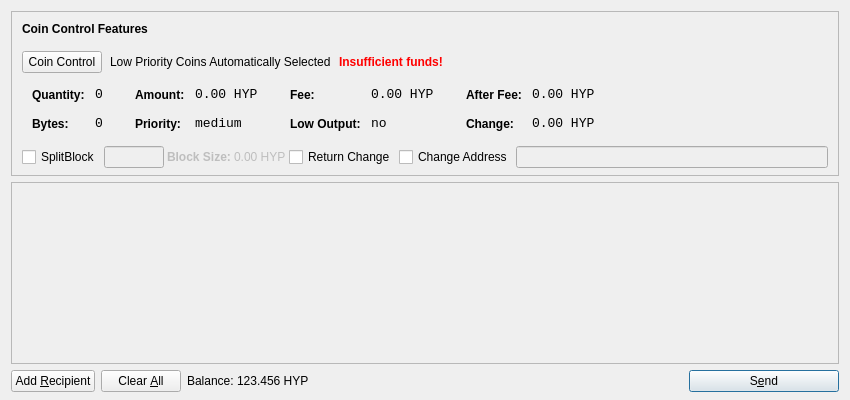
<?xml version="1.0" encoding="UTF-8"?>
<ui version="4.0">
 <class>SendCoinsDialog</class>
 <widget class="QDialog" name="SendCoinsDialog">
  <property name="geometry">
   <rect>
    <x>0</x>
    <y>0</y>
    <width>850</width>
    <height>400</height>
   </rect>
  </property>
  <property name="windowTitle">
   <string>Send Coins</string>
  </property>
  <layout class="QVBoxLayout" name="verticalLayout" stretch="0,1,0">
   <property name="bottomMargin">
    <number>8</number>
   </property>
   <item>
    <widget class="QFrame" name="frameCoinControl">
     <property name="sizePolicy">
      <sizepolicy hsizetype="Expanding" vsizetype="Expanding">
       <horstretch>0</horstretch>
       <verstretch>0</verstretch>
      </sizepolicy>
     </property>
     <property name="maximumSize">
      <size>
       <width>16777215</width>
       <height>16777215</height>
      </size>
     </property>
     <property name="frameShape">
      <enum>QFrame::StyledPanel</enum>
     </property>
     <property name="frameShadow">
      <enum>QFrame::Sunken</enum>
     </property>
     <layout class="QVBoxLayout" name="verticalLayoutCoinControl2">
      <property name="spacing">
       <number>6</number>
      </property>
      <property name="leftMargin">
       <number>0</number>
      </property>
      <property name="topMargin">
       <number>0</number>
      </property>
      <property name="rightMargin">
       <number>0</number>
      </property>
      <property name="bottomMargin">
       <number>6</number>
      </property>
      <item>
       <layout class="QVBoxLayout" name="verticalLayoutCoinControl" stretch="0,0,0,0,1">
        <property name="spacing">
         <number>0</number>
        </property>
        <property name="leftMargin">
         <number>10</number>
        </property>
        <property name="topMargin">
         <number>10</number>
        </property>
        <item>
         <layout class="QHBoxLayout" name="horizontalLayoutCoinControl1">
          <property name="bottomMargin">
           <number>15</number>
          </property>
          <item>
           <widget class="QLabel" name="labelCoinControlFeatures">
            <property name="sizePolicy">
             <sizepolicy hsizetype="Preferred" vsizetype="Maximum">
              <horstretch>0</horstretch>
              <verstretch>0</verstretch>
             </sizepolicy>
            </property>
            <property name="font">
             <font>
              <weight>75</weight>
              <bold>true</bold>
             </font>
            </property>
            <property name="styleSheet">
             <string notr="true">font-weight:bold;</string>
            </property>
            <property name="text">
             <string>Coin Control Features</string>
            </property>
           </widget>
          </item>
         </layout>
        </item>
        <item>
         <layout class="QHBoxLayout" name="horizontalLayoutCoinControl2" stretch="0,0,0,0">
          <property name="spacing">
           <number>8</number>
          </property>
          <property name="bottomMargin">
           <number>10</number>
          </property>
          <item>
           <widget class="QPushButton" name="pushButtonCoinControl">
            <property name="styleSheet">
             <string notr="true"/>
            </property>
            <property name="text">
             <string>Coin Control</string>
            </property>
           </widget>
          </item>
          <item>
           <widget class="QLabel" name="labelCoinControlAutomaticallySelected">
            <property name="text">
             <string>Low Priority Coins Automatically Selected</string>
            </property>
            <property name="margin">
             <number>5</number>
            </property>
           </widget>
          </item>
          <item>
           <widget class="QLabel" name="labelCoinControlInsuffFunds">
            <property name="font">
             <font>
              <weight>75</weight>
              <bold>true</bold>
             </font>
            </property>
            <property name="styleSheet">
             <string notr="true">color:red;font-weight:bold;</string>
            </property>
            <property name="text">
             <string>Insufficient funds!</string>
            </property>
            <property name="margin">
             <number>5</number>
            </property>
           </widget>
          </item>
          <item>
           <spacer name="horizontalSpacerCoinControl">
            <property name="orientation">
             <enum>Qt::Horizontal</enum>
            </property>
            <property name="sizeHint" stdset="0">
             <size>
              <width>40</width>
              <height>1</height>
             </size>
            </property>
           </spacer>
          </item>
         </layout>
        </item>
        <item>
         <widget class="QWidget" name="widgetCoinControl" native="true">
          <property name="sizePolicy">
           <sizepolicy hsizetype="Preferred" vsizetype="Preferred">
            <horstretch>0</horstretch>
            <verstretch>0</verstretch>
           </sizepolicy>
          </property>
          <property name="minimumSize">
           <size>
            <width>0</width>
            <height>0</height>
           </size>
          </property>
          <property name="styleSheet">
           <string notr="true"/>
          </property>
          <layout class="QHBoxLayout" name="horizontalLayoutCoinControl5">
           <property name="leftMargin">
            <number>0</number>
           </property>
           <property name="topMargin">
            <number>0</number>
           </property>
           <property name="rightMargin">
            <number>0</number>
           </property>
           <property name="bottomMargin">
            <number>0</number>
           </property>
           <item>
            <layout class="QHBoxLayout" name="horizontalLayoutCoinControl3" stretch="0,0,0,1">
             <property name="spacing">
              <number>20</number>
             </property>
             <property name="topMargin">
              <number>0</number>
             </property>
             <property name="bottomMargin">
              <number>10</number>
             </property>
             <item>
              <layout class="QFormLayout" name="formLayoutCoinControl1">
               <property name="horizontalSpacing">
                <number>10</number>
               </property>
               <property name="verticalSpacing">
                <number>14</number>
               </property>
               <property name="leftMargin">
                <number>10</number>
               </property>
               <property name="topMargin">
                <number>4</number>
               </property>
               <property name="rightMargin">
                <number>6</number>
               </property>
               <item row="0" column="0">
                <widget class="QLabel" name="labelCoinControlQuantityText">
                 <property name="styleSheet">
                  <string notr="true">font-weight:bold;</string>
                 </property>
                 <property name="text">
                  <string>Quantity:</string>
                 </property>
                 <property name="margin">
                  <number>0</number>
                 </property>
                </widget>
               </item>
               <item row="0" column="1">
                <widget class="QLabel" name="labelCoinControlQuantity">
                 <property name="font">
                  <font>
                   <family>Monospace</family>
                   <pointsize>10</pointsize>
                  </font>
                 </property>
                 <property name="cursor">
                  <cursorShape>IBeamCursor</cursorShape>
                 </property>
                 <property name="contextMenuPolicy">
                  <enum>Qt::ActionsContextMenu</enum>
                 </property>
                 <property name="text">
                  <string>0</string>
                 </property>
                 <property name="margin">
                  <number>0</number>
                 </property>
                 <property name="textInteractionFlags">
                  <set>Qt::LinksAccessibleByMouse|Qt::TextSelectableByKeyboard|Qt::TextSelectableByMouse</set>
                 </property>
                </widget>
               </item>
               <item row="1" column="0">
                <widget class="QLabel" name="labelCoinControlBytesText">
                 <property name="styleSheet">
                  <string notr="true">font-weight:bold;</string>
                 </property>
                 <property name="text">
                  <string>Bytes:</string>
                 </property>
                </widget>
               </item>
               <item row="1" column="1">
                <widget class="QLabel" name="labelCoinControlBytes">
                 <property name="font">
                  <font>
                   <family>Monospace</family>
                   <pointsize>10</pointsize>
                  </font>
                 </property>
                 <property name="cursor">
                  <cursorShape>IBeamCursor</cursorShape>
                 </property>
                 <property name="contextMenuPolicy">
                  <enum>Qt::ActionsContextMenu</enum>
                 </property>
                 <property name="text">
                  <string>0</string>
                 </property>
                 <property name="textInteractionFlags">
                  <set>Qt::LinksAccessibleByMouse|Qt::TextSelectableByKeyboard|Qt::TextSelectableByMouse</set>
                 </property>
                </widget>
               </item>
              </layout>
             </item>
             <item>
              <layout class="QFormLayout" name="formLayoutCoinControl2">
               <property name="horizontalSpacing">
                <number>10</number>
               </property>
               <property name="verticalSpacing">
                <number>14</number>
               </property>
               <property name="leftMargin">
                <number>6</number>
               </property>
               <property name="topMargin">
                <number>4</number>
               </property>
               <property name="rightMargin">
                <number>6</number>
               </property>
               <item row="0" column="0">
                <widget class="QLabel" name="labelCoinControlAmountText">
                 <property name="styleSheet">
                  <string notr="true">font-weight:bold;</string>
                 </property>
                 <property name="text">
                  <string>Amount:</string>
                 </property>
                 <property name="margin">
                  <number>0</number>
                 </property>
                </widget>
               </item>
               <item row="0" column="1">
                <widget class="QLabel" name="labelCoinControlAmount">
                 <property name="font">
                  <font>
                   <family>Monospace</family>
                   <pointsize>10</pointsize>
                  </font>
                 </property>
                 <property name="cursor">
                  <cursorShape>IBeamCursor</cursorShape>
                 </property>
                 <property name="contextMenuPolicy">
                  <enum>Qt::ActionsContextMenu</enum>
                 </property>
                 <property name="text">
                  <string>0.00 HYP</string>
                 </property>
                 <property name="textInteractionFlags">
                  <set>Qt::LinksAccessibleByMouse|Qt::TextSelectableByKeyboard|Qt::TextSelectableByMouse</set>
                 </property>
                </widget>
               </item>
               <item row="1" column="0">
                <widget class="QLabel" name="labelCoinControlPriorityText">
                 <property name="styleSheet">
                  <string notr="true">font-weight:bold;</string>
                 </property>
                 <property name="text">
                  <string>Priority:</string>
                 </property>
                </widget>
               </item>
               <item row="1" column="1">
                <widget class="QLabel" name="labelCoinControlPriority">
                 <property name="font">
                  <font>
                   <family>Monospace</family>
                   <pointsize>10</pointsize>
                  </font>
                 </property>
                 <property name="cursor">
                  <cursorShape>IBeamCursor</cursorShape>
                 </property>
                 <property name="contextMenuPolicy">
                  <enum>Qt::ActionsContextMenu</enum>
                 </property>
                 <property name="text">
                  <string>medium</string>
                 </property>
                 <property name="textInteractionFlags">
                  <set>Qt::LinksAccessibleByMouse|Qt::TextSelectableByKeyboard|Qt::TextSelectableByMouse</set>
                 </property>
                </widget>
               </item>
              </layout>
             </item>
             <item>
              <layout class="QFormLayout" name="formLayoutCoinControl3">
               <property name="horizontalSpacing">
                <number>10</number>
               </property>
               <property name="verticalSpacing">
                <number>14</number>
               </property>
               <property name="leftMargin">
                <number>6</number>
               </property>
               <property name="topMargin">
                <number>4</number>
               </property>
               <property name="rightMargin">
                <number>6</number>
               </property>
               <item row="0" column="0">
                <widget class="QLabel" name="labelCoinControlFeeText">
                 <property name="styleSheet">
                  <string notr="true">font-weight:bold;</string>
                 </property>
                 <property name="text">
                  <string>Fee:</string>
                 </property>
                 <property name="margin">
                  <number>0</number>
                 </property>
                </widget>
               </item>
               <item row="0" column="1">
                <widget class="QLabel" name="labelCoinControlFee">
                 <property name="font">
                  <font>
                   <family>Monospace</family>
                   <pointsize>10</pointsize>
                  </font>
                 </property>
                 <property name="cursor">
                  <cursorShape>IBeamCursor</cursorShape>
                 </property>
                 <property name="contextMenuPolicy">
                  <enum>Qt::ActionsContextMenu</enum>
                 </property>
                 <property name="text">
                  <string>0.00 HYP</string>
                 </property>
                 <property name="textInteractionFlags">
                  <set>Qt::LinksAccessibleByMouse|Qt::TextSelectableByKeyboard|Qt::TextSelectableByMouse</set>
                 </property>
                </widget>
               </item>
               <item row="1" column="0">
                <widget class="QLabel" name="labelCoinControlLowOutputText">
                 <property name="styleSheet">
                  <string notr="true">font-weight:bold;</string>
                 </property>
                 <property name="text">
                  <string>Low Output:</string>
                 </property>
                </widget>
               </item>
               <item row="1" column="1">
                <widget class="QLabel" name="labelCoinControlLowOutput">
                 <property name="font">
                  <font>
                   <family>Monospace</family>
                   <pointsize>10</pointsize>
                  </font>
                 </property>
                 <property name="cursor">
                  <cursorShape>IBeamCursor</cursorShape>
                 </property>
                 <property name="contextMenuPolicy">
                  <enum>Qt::ActionsContextMenu</enum>
                 </property>
                 <property name="text">
                  <string>no</string>
                 </property>
                 <property name="textInteractionFlags">
                  <set>Qt::LinksAccessibleByMouse|Qt::TextSelectableByKeyboard|Qt::TextSelectableByMouse</set>
                 </property>
                </widget>
               </item>
              </layout>
             </item>
             <item>
              <layout class="QFormLayout" name="formLayoutCoinControl4">
               <property name="fieldGrowthPolicy">
                <enum>QFormLayout::AllNonFixedFieldsGrow</enum>
               </property>
               <property name="horizontalSpacing">
                <number>10</number>
               </property>
               <property name="verticalSpacing">
                <number>14</number>
               </property>
               <property name="leftMargin">
                <number>6</number>
               </property>
               <property name="topMargin">
                <number>4</number>
               </property>
               <property name="rightMargin">
                <number>6</number>
               </property>
               <item row="0" column="0">
                <widget class="QLabel" name="labelCoinControlAfterFeeText">
                 <property name="styleSheet">
                  <string notr="true">font-weight:bold;</string>
                 </property>
                 <property name="text">
                  <string>After Fee:</string>
                 </property>
                 <property name="margin">
                  <number>0</number>
                 </property>
                </widget>
               </item>
               <item row="0" column="1">
                <widget class="QLabel" name="labelCoinControlAfterFee">
                 <property name="font">
                  <font>
                   <family>Monospace</family>
                   <pointsize>10</pointsize>
                  </font>
                 </property>
                 <property name="cursor">
                  <cursorShape>IBeamCursor</cursorShape>
                 </property>
                 <property name="contextMenuPolicy">
                  <enum>Qt::ActionsContextMenu</enum>
                 </property>
                 <property name="text">
                  <string>0.00 HYP</string>
                 </property>
                 <property name="textInteractionFlags">
                  <set>Qt::LinksAccessibleByMouse|Qt::TextSelectableByKeyboard|Qt::TextSelectableByMouse</set>
                 </property>
                </widget>
               </item>
               <item row="1" column="0">
                <widget class="QLabel" name="labelCoinControlChangeText">
                 <property name="styleSheet">
                  <string notr="true">font-weight:bold;</string>
                 </property>
                 <property name="text">
                  <string>Change:</string>
                 </property>
                </widget>
               </item>
               <item row="1" column="1">
                <widget class="QLabel" name="labelCoinControlChange">
                 <property name="font">
                  <font>
                   <family>Monospace</family>
                   <pointsize>10</pointsize>
                  </font>
                 </property>
                 <property name="cursor">
                  <cursorShape>IBeamCursor</cursorShape>
                 </property>
                 <property name="contextMenuPolicy">
                  <enum>Qt::ActionsContextMenu</enum>
                 </property>
                 <property name="text">
                  <string>0.00 HYP</string>
                 </property>
                 <property name="textInteractionFlags">
                  <set>Qt::LinksAccessibleByMouse|Qt::TextSelectableByKeyboard|Qt::TextSelectableByMouse</set>
                 </property>
                </widget>
               </item>
              </layout>
             </item>
            </layout>
           </item>
          </layout>
         </widget>
        </item>
        <item>
         <layout class="QHBoxLayout" name="horizontalLayoutCoinControl4" stretch="0,0,0,0,0,0,0,0">
          <property name="spacing">
           <number>3</number>
          </property>
          <property name="sizeConstraint">
           <enum>QLayout::SetDefaultConstraint</enum>
          </property>
          <property name="topMargin">
           <number>5</number>
          </property>
          <property name="rightMargin">
           <number>0</number>
          </property>
          <item>
           <widget class="QCheckBox" name="splitBlockCheckBox">
            <property name="text">
             <string>SplitBlock</string>
            </property>
           </widget>
          </item>
          <item>
           <widget class="QLineEdit" name="splitBlockLineEdit">
            <property name="enabled">
             <bool>false</bool>
            </property>
            <property name="sizePolicy">
             <sizepolicy hsizetype="Fixed" vsizetype="Fixed">
              <horstretch>0</horstretch>
              <verstretch>0</verstretch>
             </sizepolicy>
            </property>
            <property name="maximumSize">
             <size>
              <width>60</width>
              <height>16777215</height>
             </size>
            </property>
           </widget>
          </item>
          <item>
           <widget class="QLabel" name="labelBlockSizeText">
            <property name="enabled">
             <bool>false</bool>
            </property>
            <property name="font">
             <font>
              <weight>75</weight>
              <bold>true</bold>
             </font>
            </property>
            <property name="text">
             <string>Block Size:</string>
            </property>
           </widget>
          </item>
          <item>
           <widget class="QLabel" name="labelBlockSize">
            <property name="enabled">
             <bool>false</bool>
            </property>
            <property name="text">
             <string>0.00 HYP</string>
            </property>
           </widget>
          </item>
          <item>
           <widget class="QCheckBox" name="returnChangeCheckBox">
            <property name="text">
             <string>Return Change</string>
            </property>
           </widget>
          </item>
          <item>
           <widget class="QCheckBox" name="checkBoxCoinControlChange">
            <property name="text">
             <string>Change Address</string>
            </property>
           </widget>
          </item>
          <item>
           <widget class="QLineEdit" name="lineEditCoinControlChange">
            <property name="enabled">
             <bool>false</bool>
            </property>
            <property name="sizePolicy">
             <sizepolicy hsizetype="Expanding" vsizetype="Fixed">
              <horstretch>0</horstretch>
              <verstretch>0</verstretch>
             </sizepolicy>
            </property>
           </widget>
          </item>
          <item>
           <widget class="QLabel" name="labelCoinControlChangeLabel">
            <property name="sizePolicy">
             <sizepolicy hsizetype="Preferred" vsizetype="Expanding">
              <horstretch>0</horstretch>
              <verstretch>0</verstretch>
             </sizepolicy>
            </property>
            <property name="minimumSize">
             <size>
              <width>0</width>
              <height>0</height>
             </size>
            </property>
            <property name="text">
             <string/>
            </property>
            <property name="margin">
             <number>3</number>
            </property>
           </widget>
          </item>
         </layout>
        </item>
        <item>
         <spacer name="verticalSpacerCoinControl">
          <property name="orientation">
           <enum>Qt::Vertical</enum>
          </property>
          <property name="sizeHint" stdset="0">
           <size>
            <width>800</width>
            <height>1</height>
           </size>
          </property>
         </spacer>
        </item>
       </layout>
      </item>
     </layout>
    </widget>
   </item>
   <item>
    <widget class="QScrollArea" name="scrollArea">
     <property name="widgetResizable">
      <bool>true</bool>
     </property>
     <widget class="QWidget" name="scrollAreaWidgetContents">
      <property name="geometry">
       <rect>
        <x>0</x>
        <y>0</y>
        <width>830</width>
        <height>156</height>
       </rect>
      </property>
      <layout class="QVBoxLayout" name="verticalLayout_2">
       <property name="leftMargin">
        <number>0</number>
       </property>
       <property name="topMargin">
        <number>0</number>
       </property>
       <property name="rightMargin">
        <number>0</number>
       </property>
       <property name="bottomMargin">
        <number>0</number>
       </property>
       <item>
        <layout class="QVBoxLayout" name="entries">
         <property name="spacing">
          <number>6</number>
         </property>
        </layout>
       </item>
       <item>
        <spacer name="verticalSpacer">
         <property name="orientation">
          <enum>Qt::Vertical</enum>
         </property>
         <property name="sizeHint" stdset="0">
          <size>
           <width>20</width>
           <height>40</height>
          </size>
         </property>
        </spacer>
       </item>
      </layout>
     </widget>
    </widget>
   </item>
   <item>
    <layout class="QHBoxLayout" name="horizontalLayout">
     <item>
      <widget class="QPushButton" name="addButton">
       <property name="toolTip">
        <string>Send to multiple recipients at once</string>
       </property>
       <property name="text">
        <string>Add &amp;Recipient</string>
       </property>
       <property name="icon">
        <iconset resource="../bitcoin.qrc">
         <normaloff>:/icons/add</normaloff>:/icons/add</iconset>
       </property>
       <property name="autoDefault">
        <bool>false</bool>
       </property>
      </widget>
     </item>
     <item>
      <widget class="QPushButton" name="clearButton">
       <property name="sizePolicy">
        <sizepolicy hsizetype="Minimum" vsizetype="Fixed">
         <horstretch>0</horstretch>
         <verstretch>0</verstretch>
        </sizepolicy>
       </property>
       <property name="toolTip">
        <string>Remove all transaction fields</string>
       </property>
       <property name="text">
        <string>Clear &amp;All</string>
       </property>
       <property name="icon">
        <iconset resource="../bitcoin.qrc">
         <normaloff>:/icons/remove</normaloff>:/icons/remove</iconset>
       </property>
       <property name="autoRepeatDelay">
        <number>300</number>
       </property>
       <property name="autoDefault">
        <bool>false</bool>
       </property>
      </widget>
     </item>
     <item>
      <layout class="QHBoxLayout" name="horizontalLayout_2">
       <property name="spacing">
        <number>3</number>
       </property>
       <item>
        <widget class="QLabel" name="label">
         <property name="sizePolicy">
          <sizepolicy hsizetype="Preferred" vsizetype="Fixed">
           <horstretch>0</horstretch>
           <verstretch>0</verstretch>
          </sizepolicy>
         </property>
         <property name="text">
          <string>Balance:</string>
         </property>
        </widget>
       </item>
       <item>
        <widget class="QLabel" name="labelBalance">
         <property name="sizePolicy">
          <sizepolicy hsizetype="Preferred" vsizetype="Fixed">
           <horstretch>0</horstretch>
           <verstretch>0</verstretch>
          </sizepolicy>
         </property>
         <property name="cursor">
          <cursorShape>IBeamCursor</cursorShape>
         </property>
         <property name="text">
          <string>123.456 HYP</string>
         </property>
         <property name="textInteractionFlags">
          <set>Qt::LinksAccessibleByMouse|Qt::TextSelectableByKeyboard|Qt::TextSelectableByMouse</set>
         </property>
        </widget>
       </item>
      </layout>
     </item>
     <item>
      <spacer name="horizontalSpacer">
       <property name="orientation">
        <enum>Qt::Horizontal</enum>
       </property>
       <property name="sizeHint" stdset="0">
        <size>
         <width>40</width>
         <height>20</height>
        </size>
       </property>
      </spacer>
     </item>
     <item>
      <widget class="QPushButton" name="sendButton">
       <property name="minimumSize">
        <size>
         <width>150</width>
         <height>0</height>
        </size>
       </property>
       <property name="toolTip">
        <string>Confirm the send action</string>
       </property>
       <property name="text">
        <string>S&amp;end</string>
       </property>
       <property name="icon">
        <iconset resource="../bitcoin.qrc">
         <normaloff>:/icons/send</normaloff>:/icons/send</iconset>
       </property>
       <property name="default">
        <bool>true</bool>
       </property>
      </widget>
     </item>
    </layout>
   </item>
  </layout>
 </widget>
 <resources>
  <include location="../bitcoin.qrc"/>
 </resources>
 <connections/>
</ui>
